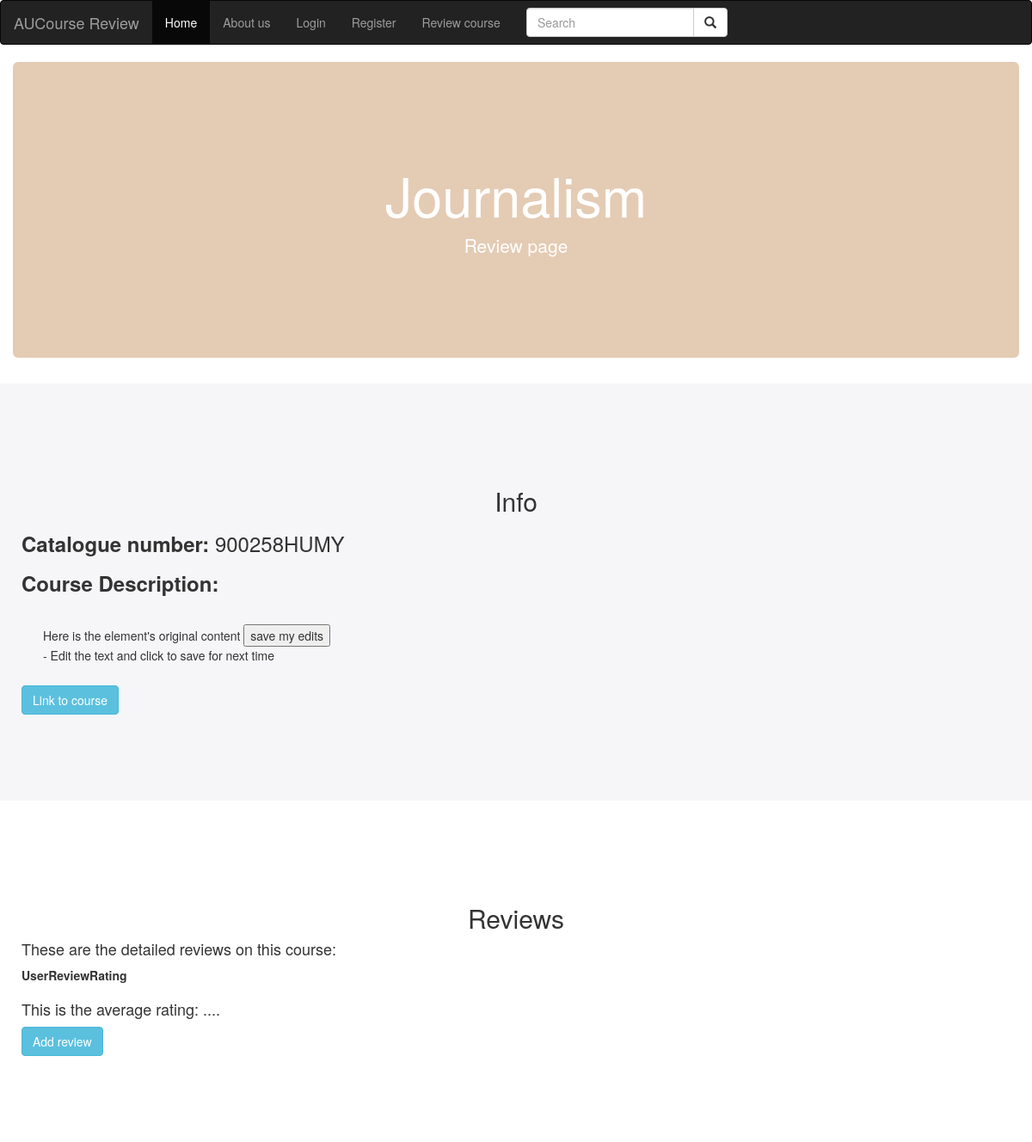
Before: /reviews/7/ with the older database file.
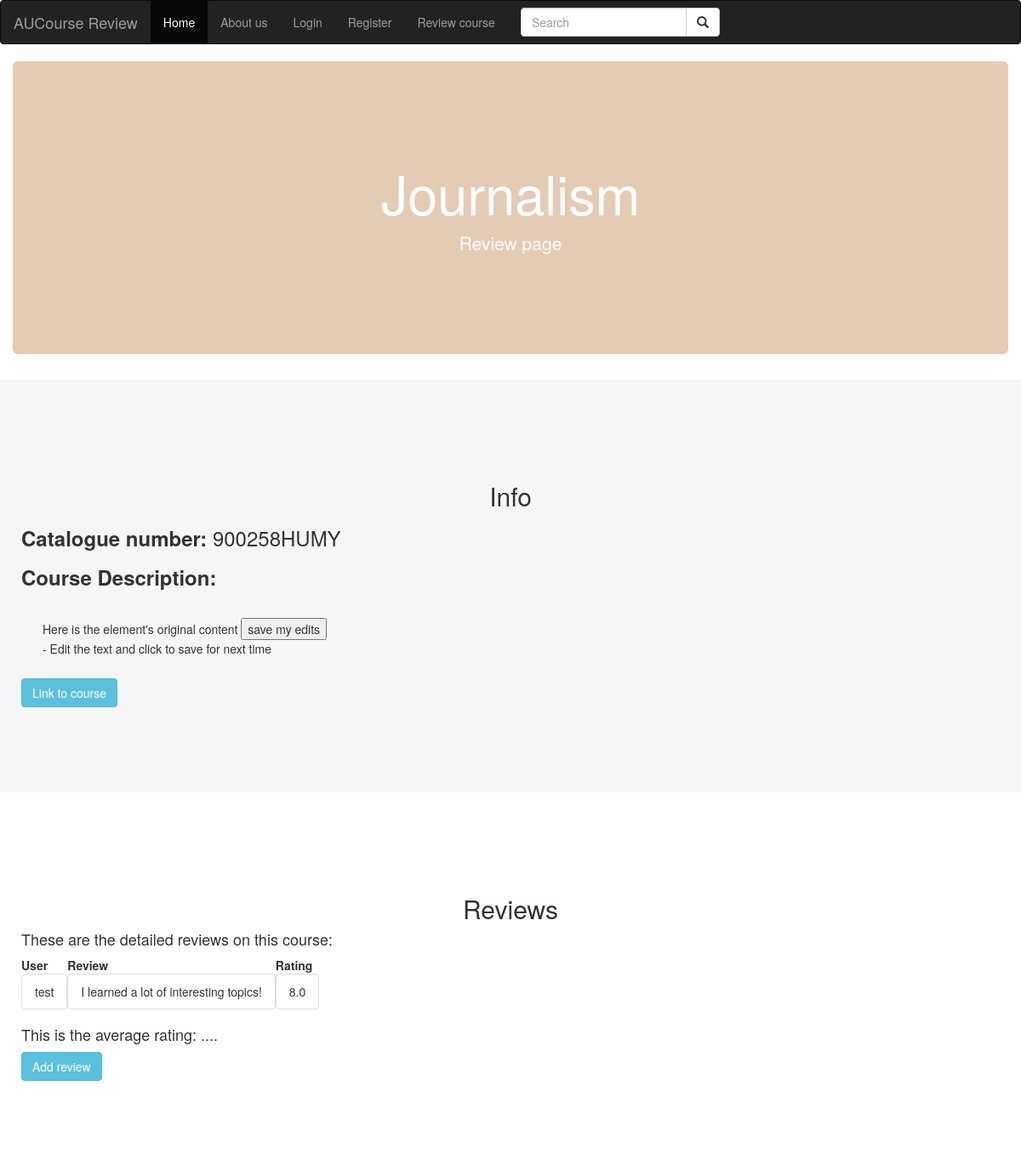
After: the same page with the newer database file.
### reviews/models.py (models this page shows, shortened)
class Review(models.Model):
    course = models.ForeignKey(Course, on_delete=models.CASCADE)
    user = models.ForeignKey(User, on_delete=models.CASCADE, default=1)
    comment = models.CharField(max_length=500)
    rating = models.FloatField(default=0)

### reviews/views.py (the view)
# urls.py: path('<int:pk>/', views.DetailView.as_view(), name='detail'),
class DetailView(generic.DetailView):
    model = Course
    template_name = 'reviews/detail.html'
    '''
    #If we want to add average rating
    reviews = Review.objects.all().order_by("-comment")
    average = reviews.aggregate(Avg("rating"))["rating__avg"]
    if average == None:
        average = 0
    average = round(average, 2)
'''

### reviews/templates/reviews/detail.html (shortened to what this page needs)
<!DOCTYPE html>
<html lang="en">
<head>
  <link rel="stylesheet" href="https://maxcdn.bootstrapcdn.com/bootstrap/3.4.1/css/bootstrap.min.css">
</head>
<body onload="checkEdits()">
  <nav class="navbar navbar-inverse">
  <div class="container-fluid">
    <div class="navbar-header">
      <a class="navbar-brand" href="#">AUCourse Review</a>
    </div>
    <ul class="nav navbar-nav">
      <li class="active"><a href="{% url 'home' %}">Home</a></li>
      <li><a href="https://www.auc.nl/">About us</a></li>
      {% if user.is_authenticated %}
        <li><a href="{% url 'accounts:logout' %}">Logout</a></li>
      {% else %}
       <li><a href="{% url 'accounts:login' %}">Login</a></li>
       <li><a href="{% url 'accounts:register' %}">Register</a></li>
      {% endif %}
      <li><a href="{% url 'reviews:review' %}">Review course</a></li>
    </ul>
    <form class="navbar-form navbar-left" action="/action_page.php">
      <div class="input-group">
        <input type="text" class="form-control" placeholder="Search" name="search">
        <div class="input-group-btn">
          <button class="btn btn-default" type="submit">
            <i class="glyphicon glyphicon-search"></i>
          </button>
        </div>
      </div>
    </form>
  </div>
  </nav>
  <div class="container-fluid">
    <div class="text-center">
      <div class="jumbotron">
        <h1 class="display-3">{{ course.course_name }}</h1>
        <p class="lead">Review page</p>
      </div>
    </div>
  </div>
  <div class="container-fluid bg-grey">
    <h2 class="text-center">Info</h2>
    <h3><strong>Catalogue number:</strong> {{ course.catalogue_nr }}</h3>
    <h3><strong>Course Description:</strong></h3>
    <div class="editable" id="edit" contenteditable="true">
      Here is the element's original content
      <input type="button" value="save my edits" onclick="saveEdits()"/>
      <div id="update"> - Edit the text and click to save for next time</div>
    </div>
    <a href="https://studiegids.uva.nl/xmlpages/page/2019-2020/zoek-vak" class="btn btn-info" role="button">Link to course</a>
  </div>
  <div class="container-fluid bg-white">
    <h2 class="text-center">Reviews</h2>
    <h4>These are the detailed reviews on this course:</h4>
    <ul class="list-group">
      <table>
        <tr>
          <th>User</th>
          <th>Review</th>
          <th>Rating</th>
        </tr>
        {% for review in course.review_set.all %}
        <tr>
          <td><li class="list-group-item">{{ review.user }}</li></td>
          <td><li class="list-group-item">{{ review.comment }}</li></td>
          <td><li class="list-group-item">{{ review.rating }}</li></td>
        </tr>
        {% endfor %}
      </table>
    </ul>
    <h4>This is the average rating: ....</h4>
    <a href="{% url 'reviews:review' %}" class="btn btn-info" role="button">Add review</a>
  </div>
</body>
</html>

Changed rows visible on the page:
added Review: user "test", comment "I learned a lot of interesting topics!", rating "8.0"
